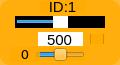
    <widget class="QWidget" name="widget_id1" native="true">
     <property name="geometry">
      <rect>
       <x>750</x>
       <y>730</y>
       <width>120</width>
       <height>65</height>
      </rect>
     </property>
     <property name="maximumSize">
      <size>
       <width>16777161</width>
       <height>16777215</height>
      </size>
     </property>
     <property name="styleSheet">
      <string notr="true">background-color: rgb(255, 170, 0, 200);
border-radius:10px;</string>
     </property>
     <widget class="QLabel" name="label_ID1">
      <property name="geometry">
       <rect>
        <x>40</x>
        <y>1</y>
        <width>45</width>
        <height>12</height>
       </rect>
      </property>
      <property name="minimumSize">
       <size>
        <width>0</width>
        <height>10</height>
       </size>
      </property>
      <property name="font">
       <font>
        <family>Arial</family>
        <pointsize>11</pointsize>
       </font>
      </property>
      <property name="styleSheet">
       <string notr="true">background-color: rgb(255, 255, 255， 0);
border-radius:0px;</string>
      </property>
      <property name="text">
       <string>ID:1</string>
      </property>
      <property name="alignment">
       <set>Qt::AlignCenter</set>
      </property>
     </widget>
     <widget class="QSlider" name="horizontalSlider_pulse_id1">
      <property name="geometry">
       <rect>
        <x>15</x>
        <y>16</y>
        <width>90</width>
        <height>12</height>
       </rect>
      </property>
      <property name="autoFillBackground">
       <bool>false</bool>
      </property>
      <property name="styleSheet">
       <string notr="true">QSlider{
	background: rgb(0, 0, 0);
	border-radius:0px;
}
QSlider::handle {/*设置中间的那个滑动的键*/                           background: rgb(255, 255, 255)}</string>
      </property>
      <property name="minimum">
       <number>0</number>
      </property>
      <property name="maximum">
       <number>1000</number>
      </property>
      <property name="pageStep">
       <number>1</number>
      </property>
      <property name="value">
       <number>500</number>
      </property>
      <property name="orientation">
       <enum>Qt::Horizontal</enum>
      </property>
     </widget>
     <widget class="QSlider" name="horizontalSlider_dev_id1">
      <property name="geometry">
       <rect>
        <x>35</x>
        <y>48</y>
        <width>50</width>
        <height>13</height>
       </rect>
      </property>
      <property name="styleSheet">
       <string notr="true">background-color: rgb(255, 255, 255， 0);</string>
      </property>
      <property name="minimum">
       <number>-125</number>
      </property>
      <property name="maximum">
       <number>125</number>
      </property>
      <property name="pageStep">
       <number>1</number>
      </property>
      <property name="orientation">
       <enum>Qt::Horizontal</enum>
      </property>
     </widget>
     <widget class="QLabel" name="label_id1">
      <property name="geometry">
       <rect>
        <x>10</x>
        <y>47</y>
        <width>30</width>
        <height>15</height>
       </rect>
      </property>
      <property name="minimumSize">
       <size>
        <width>0</width>
        <height>10</height>
       </size>
      </property>
      <property name="font">
       <font>
        <family>DejaVu Sans</family>
        <pointsize>10</pointsize>
       </font>
      </property>
      <property name="styleSheet">
       <string notr="true">background-color: rgb(255, 255, 255， 0);</string>
      </property>
      <property name="text">
       <string>0</string>
      </property>
      <property name="alignment">
       <set>Qt::AlignCenter</set>
      </property>
     </widget>
     <widget class="QLineEdit" name="lineEdit_id1">
      <property name="geometry">
       <rect>
        <x>38</x>
        <y>32</y>
        <width>45</width>
        <height>14</height>
       </rect>
      </property>
      <property name="sizePolicy">
       <sizepolicy hsizetype="Fixed" vsizetype="Fixed">
        <horstretch>0</horstretch>
        <verstretch>0</verstretch>
       </sizepolicy>
      </property>
      <property name="font">
       <font>
        <family>Arial</family>
        <pointsize>11</pointsize>
       </font>
      </property>
      <property name="autoFillBackground">
       <bool>false</bool>
      </property>
      <property name="styleSheet">
       <string notr="true">background-color: rgb(255, 255, 255);
border-radius:0px;</string>
      </property>
      <property name="text">
       <string>500</string>
      </property>
      <property name="maxLength">
       <number>1000</number>
      </property>
      <property name="alignment">
       <set>Qt::AlignCenter</set>
      </property>
      <property name="dragEnabled">
       <bool>false</bool>
      </property>
      <property name="readOnly">
       <bool>false</bool>
      </property>
     </widget>
     <widget class="QCheckBox" name="checkBox_id1">
      <property name="geometry">
       <rect>
        <x>90</x>
        <y>34</y>
        <width>15</width>
        <height>10</height>
       </rect>
      </property>
      <property name="text">
       <string/>
      </property>
     </widget>
    </widget>
